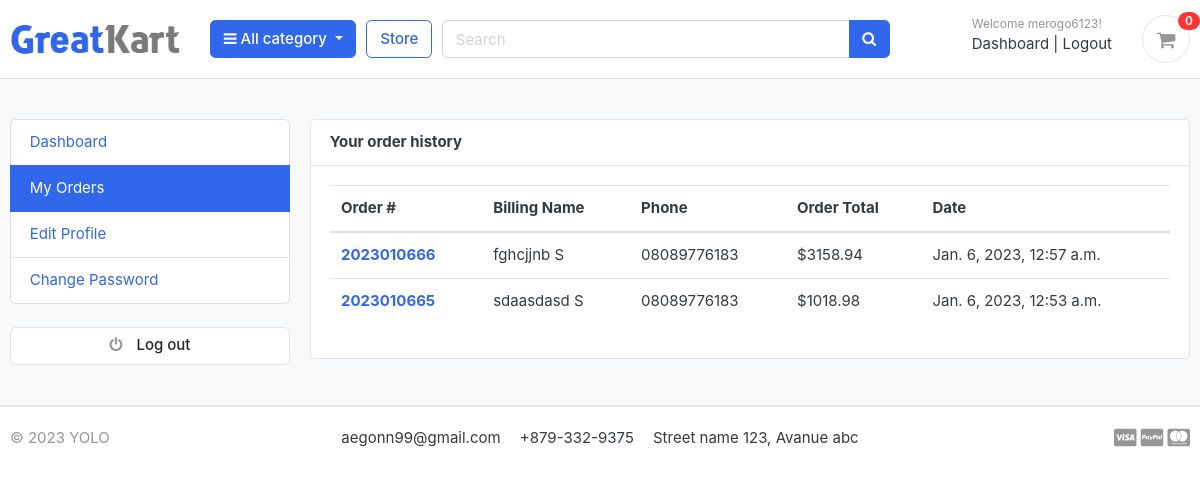
Page /accounts/my_orders/ (signed in) on the earlier database version.
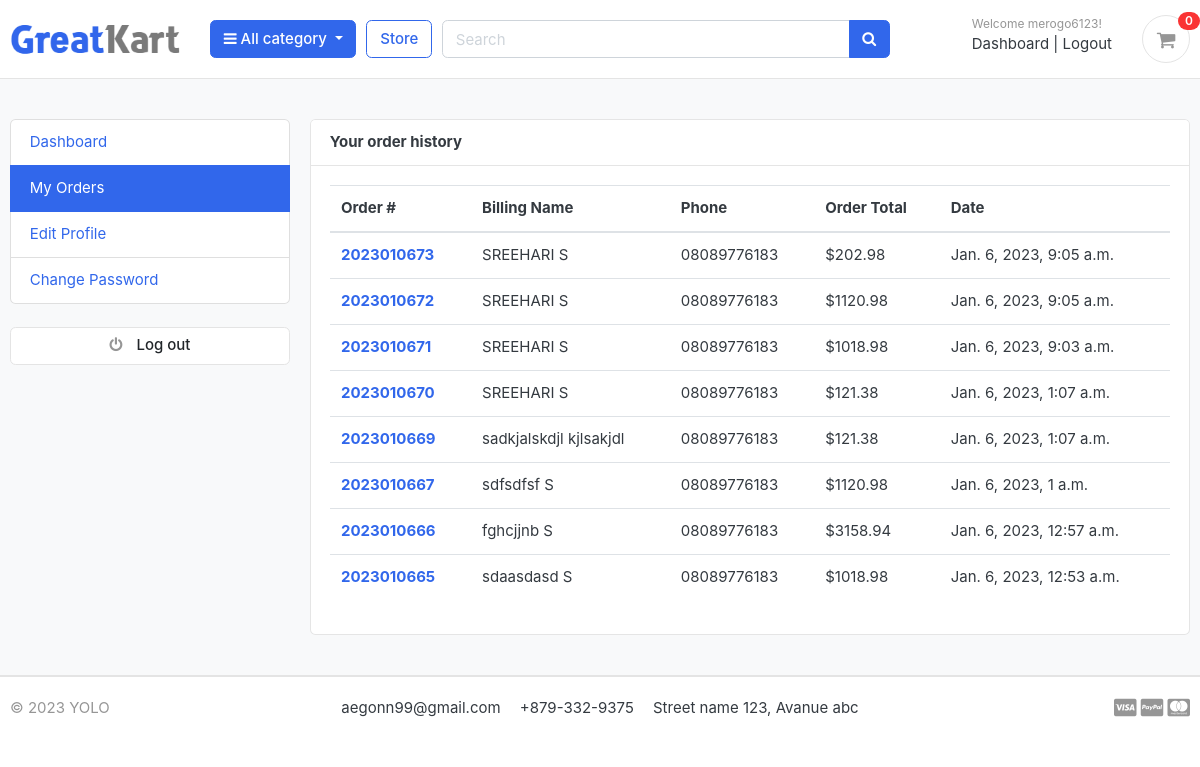
Same page on the later database version.
### accounts/models.py (models this page shows, shortened)
class Account(AbstractBaseUser):
    first_name = models.CharField(max_length=50)
    last_name = models.CharField(max_length=50)
    username = models.CharField(max_length=50, unique=True)
    email = models.EmailField(max_length=100, unique=True)
    phone_number = models.CharField(max_length=50)
    date_joined = models.DateTimeField(auto_now_add=True)
    last_login = models.DateTimeField(auto_now_add=True)
    is_admin = models.BooleanField(default=False)
    is_staff = models.BooleanField(default=False)
    is_active = models.BooleanField(default=False)
    is_superadmin = models.BooleanField(default=False)
    USERNAME_FIELD = 'email'
    REQUIRED_FIELDS = ['username', 'first_name', 'last_name']
    objects = MyAccountManager()

### orders/models.py (models this page shows, shortened)
class Order(models.Model):
    STATUS = (
        ('Placed', 'Placed'),
        ('Shipping', 'Shipping'),
        ('Delivered', 'Delivered'),
        ('Cancelled', 'Cancelled'),
        ('Returned', 'Returned')
    )
    user = models.ForeignKey(Account, on_delete=models.SET_NULL, null=True)
    payment = models.ForeignKey(
        Payment, on_delete=models.SET_NULL, blank=True, null=True)
    order_number = models.CharField(max_length=20)
    first_name = models.CharField(max_length=50)
    last_name = models.CharField(max_length=50)
    phone = models.CharField(max_length=15)
    email = models.EmailField(max_length=50)
    address_line_1 = models.CharField(max_length=100)
    address_line_2 = models.CharField(max_length=100, blank=True)
    country = models.CharField(max_length=50)
    state = models.CharField(max_length=50)
    city = models.CharField(max_length=50)
    order_note = models.CharField(max_length=100, blank=True)
    order_total = models.FloatField()
    tax = models.FloatField()
    status = models.CharField(max_length=10, choices=STATUS, default='Placed')
    ip = models.CharField(blank=True, max_length=20)
    is_ordered = models.BooleanField(default=False)
    created_at = models.DateTimeField(auto_now_add=True)
    updated_at = models.DateTimeField(auto_now=True)
    def full_name(self):
        return f'{self.first_name} {self.last_name}'

### accounts/views.py (the view)
# urls.py: path('my_orders/',views.my_orders,name='my_orders'),
@login_required(login_url='login')
def my_orders(request):
    orders = Order.objects.filter(
        user=request.user, is_ordered=True).order_by('-created_at')
    context = {
        'orders': orders,
    }
    return render(request, 'accounts/my_orders.html', context)

### carts/context_processors.py (called while the page is built)
def counter(request):
    cart_count = 0
    if 'admin' in request.path:
        return {}
    else:
        try:
            cart = Cart.objects.filter(cart_id=_cart_id(request))
            if request.user.is_authenticated:
                cart_items = CartItem.objects.all().filter(user=request.user)
            else:
                cart_items = CartItem.objects.all().filter(cart=cart[:1])
            for cart_item in cart_items:
                cart_count += cart_item.quantity
        except Cart.DoesNotExist:
            cart_count = 0
    return dict(cart_count=cart_count)

### carts/views.py (called while the page is built)
def _cart_id(request):
    cart=request.session.session_key
    if not cart:
        cart = request.session.create()
    return cart

### category/context_processors.py (called while the page is built)
def menu_links(request):
    links = Category.objects.all()
    return dict(links=links)

### category/models.py (called while the page is built)
    def get_url(self):
            return reverse('products_by_category',args=[self.slug])

### templates/accounts/my_orders.html (shortened to what this page needs)
{% extends 'base.html' %}
{% block content %}
<section class="section-conten padding-y bg">
	<div class="container">
		<div class="row">
			{% include 'includes/dashboard_sidebar.html' %}
			<main class="col-md-9">
				<article class="card">
					<header class="card-header">
						<strong class="d-inline-block mr-3">Your order history</strong>
					</header>
					<div class="card-body">
						<div class="row">
							<div class="col-md-12">
								<table class="table table-hover">
									<thead>
										<tr>
											<th scope="col">Order #</th>
											<th scope="col">Billing Name</th>
											<th scope="col">Phone</th>
											<th scope="col">Order Total</th>
											<th scope="col">Date</th>
										</tr>
									</thead>
									<tbody>
										{% for order in orders %}
										<tr>
											<th scope="row"><a
													href="{% url 'order_detail' order.order_number %}">{{order.order_number}}</a>
											</th>
											<td>{{order.full_name}}</td>
											<td>{{order.phone}}</td>
											<td>${{order.order_total}}</td>
											<td>{{order.created_at}}</td>
										</tr>
										{% endfor %}
									</tbody>
								</table>
							</div>
						</div>
					</div>
				</article>
			</main>
		</div>
	</div>
</section>
{% endblock %}

### templates/base.html (shortened to what this page needs)
{% load static %}
<!DOCTYPE HTML>
<html lang="en">
<head>
<link href="{% static 'css/bootstrap.css' %}" rel="stylesheet" type="text/css"/>
<link href="{% static 'fonts/fontawesome/css/all.min.css' %}" type="text/css" rel="stylesheet">
<link href="{% static 'css/ui.css' %}" rel="stylesheet" type="text/css"/>
<link href="{% static 'css/responsive.css' %}" rel="stylesheet" media="only screen and (max-width: 1200px)" />
<link href="{% static 'css/custom.css' %}" rel="stylesheet" type="text/css"/>
<link rel="stylesheet" href="https://cdnjs.cloudflare.com/ajax/libs/font-awesome/4.7.0/css/font-awesome.min.css">
</head>
<body>
  {% include 'includes/navbar.html' %}
  {% block content %}{% endblock %}
{% include 'includes/footer.html' %}

### templates/includes/navbar.html (shortened to what this page needs)
{% load static %}
<header class="section-header">
  <section class="header-main border-bottom">
    <div class="container">
      <div class="row align-items-center">
        <div class="col-lg-2 col-md-3 col-6">
          <a href="{% url 'home' %}" class="brand-wrap">
            <img class="logo" src="{% static './images/logo.png' %}">
          </a>
        </div>
        <div class="col-lg col-sm col-md col-6 flex-grow-0">
          <div class="category-wrap dropdown d-inline-block float-right">
            <button type="button" class="btn btn-primary dropdown-toggle" data-toggle="dropdown">
              <i class="fa fa-bars"></i> All category
            </button>
          </div>
        </div>
        <a href="{% url 'store' %}" class="btn btn-outline-primary">Store</a>
        <div class="col-lg  col-md-6 col-sm-12 col">
          <form action="{% url 'search' %}" class="search" method='GET'>
            <div class="input-group w-100">
              <input type="text" class="form-control" style="width:60%;" placeholder="Search" name="keyword" required>
              <div class="input-group-append">
                <button class="btn btn-primary" type="submit">
                  <i class="fa fa-search"></i>
                </button>
              </div>
            </div>
          </form>
        </div>
        <div class="col-lg-3 col-sm-6 col-8 order-2 order-lg-3">
          <div class="d-flex justify-content-end mb-3 mb-lg-0">
            {% if user.id is None %}
            <div class="widget-header">
              <small class="title text-muted">Welcome guest!</small>
              <div>
                <a href="{% url 'login' %}">Sign in</a> <span class="dark-transp"> | </span>
                <a href="{% url 'register' %}"> Register</a>
              </div>
            </div>
            {% else %}
            <div class="widget-header">
              <small class="title text-muted">Welcome {{user.first_name}}!</small>
              <div>
                <a href="{% url 'dashboard' %}">Dashboard</a> <span class="dark-transp"> | </span>
                <a href="{% url 'logout' %}"> Logout</a>
              </div>
            </div>
            {% endif %}
            <a href="{% url 'cart' %}" class="widget-header pl-3 ml-3">
              <div class="icon icon-sm rounded-circle border"><i class="fa fa-shopping-cart"></i></div>
              <span class="badge badge-pill badge-danger notify">{{cart_count}}</span>
            </a>
          </div>
        </div>
      </div>
    </div>
  </section>
</header>

### templates/includes/dashboard_sidebar.html
<aside class="col-md-3">
  <ul class="list-group">
    <a class="list-group-item {% if '/accounts/' == request.path %}active{% endif %}" href="{% url 'dashboard' %}">
      Dashboard </a>
    <a class="list-group-item {% if '/my_orders/' in request.path %}active{% endif %}" href="{% url 'my_orders' %}"> My
      Orders </a>
    <a class="list-group-item {% if '/edit_profile/' in request.path %}active{% endif %}"
      href="{% url 'edit_profile' %}"> Edit Profile </a>
    <a class="list-group-item {% if '/change_password/' in request.path %}active{% endif %}"
      href="{% url 'change_password' %}"> Change Password </a>
  </ul>
  <br>
  <a class="btn btn-light btn-block" href="{% url 'logout' %}"> <i class="fa fa-power-off"></i> <span class="text">Log
      out</span> </a>
</aside>

### templates/includes/footer.html (shortened to what this page needs)
<footer class="section-footer border-top">
	<div class="container">
		<section class="footer-bottom border-top row">
			<div class="col-md-2">
				<p class="text-muted"> &copy 2023 YOLO </p>
			</div>
			<div class="col-md-8 text-md-center">
				<span class="px-2">aegonn99@gmail.com</span>
				<span class="px-2">+879-332-9375</span>
				<span class="px-2">Street name 123, Avanue abc</span>
			</div>
			<div class="col-md-2 text-md-right text-muted">
				<i class="fab fa-lg fa-cc-visa"></i>
				<i class="fab fa-lg fa-cc-paypal"></i>
				<i class="fab fa-lg fa-cc-mastercard"></i>
			</div>
		</section>
	</div>
</footer>
</body>
</html>

### Ecommerce/static/css/ui.css (style rules this page uses)
html { font-family: "Inter", sans-serif; font-size: 15px; }
.icon-xs, .icon-sm, .icon-md, .icon-lg { display: inline-block; text-align: center; flex-shrink: 0; flex-grow: 0; }
.icon-sm { width: 48px; height: 48px; line-height: 48px !important; font-size: 20px; }
.padding-y { padding-top: 40px; padding-bottom: 40px; }
article:after, .form-group:after { display: block; clear: both; content: ""; }
.bg { background-color: #f8f9fa; }
p:last-child { margin-bottom: 0; }
.header-main { position: relative; padding-top: 1rem; padding-bottom: 1rem; }
.brand-wrap .logo, .navbar-brand .logo { margin-right: 7px; max-height: 42px; display: inline-block; }
.widget-header { display: inline-block; vertical-align: middle; position: relative; }
.widget-header a { color: #343a40; }
.widget-header i { color: #969696; }
.widget-header .title { display: block; }
.widget-header .notify { position: absolute; top: -3px; right: -10px; }
.footer-bottom { padding-top: 20px; padding-bottom: 20px; }
.btn-light { background-color: #fff; border-color: #e4e4e4; }
.btn-light i { color: #969696; }
.btn i + .text { margin-left: 10px; }
.notify { position: absolute; top: -4px; right: -10px; display: inline-block; padding: 0.25em 0.6em; font-size: 12px; line-height: 1; text-align: center; border-radius: 3rem; color: #fff; background-color: #fa3434; }

Differences in the rows shown:
added Order: order_number "2023010673", full_name "SREEHARI S", phone "08089776183", order_total "202.98", created_at "Jan. 6, 2023, 9:05 a.m."
added Order: order_number "2023010672", full_name "SREEHARI S", phone "08089776183", order_total "1120.98", created_at "Jan. 6, 2023, 9:05 a.m."
added Order: order_number "2023010671", full_name "SREEHARI S", phone "08089776183", order_total "1018.98", created_at "Jan. 6, 2023, 9:03 a.m."
added Order: order_number "2023010670", full_name "SREEHARI S", phone "08089776183", order_total "121.38", created_at "Jan. 6, 2023, 1:07 a.m."
added Order: order_number "2023010669", full_name "sadkjalskdjl kjlsakjdl", phone "08089776183", order_total "121.38", created_at "Jan. 6, 2023, 1:07 a.m."
added Order: order_number "2023010667", full_name "sdfsdfsf S", phone "08089776183", order_total "1120.98", created_at "Jan. 6, 2023, 1 a.m."
